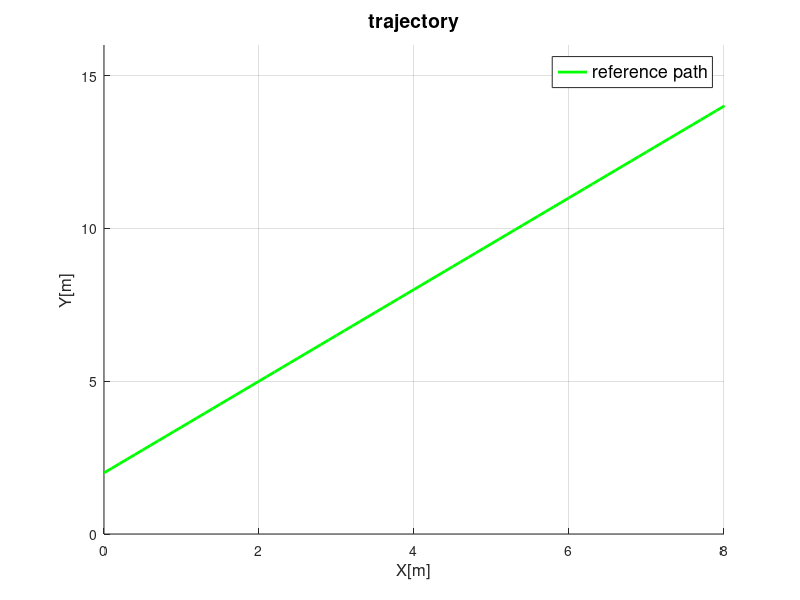

MATLAB code to generate this figure: (Note: this script raises an error after producing the figure.)
% close all; clear all; clc;
% R = 0.05;   % wheel radius [m]
% J1 = 0.095;%0.000625;  % nominal inertial of wheel [kgm^2]
% H = [0 J1/2 0 J1/2;
%      -J1/2 0 -J1/2 0;
%      0 J1/2 0 J1/2;
%      -J1/2 0 -J1/2 0];
% d = 1;%25; %[Nm] 
% B = [8*d 0 0; 0 8*d 0; 0 0 4*d/0.3];
% 
% p = 5;
% q = 3;
% lamda1 = 1.5;
% lamda2 = 1.5;
% lamda3 = 1.5;
% lamda = [lamda1 0 0; 0 lamda2 0; 0 0 lamda3];
% dt = 0.01;
% 
% cur_state.state = [0;0;0];
% cur_state.statedot = [0;0;0];
% cur_state.state2dot = [0;0;0];
% 
% des_state.state = [1;1;0];
% des_state.statedot = [0;0;0];
% des_state.prestatedot = [0;0;0];
% 
% err.state = [0;0;0];
% err.prestate = [0;0;0];
% 
% figure(1); hold on; grid on;
% % xlim([-0.5 10]); ylim([-160 160]);
% xlim([-5 5]); ylim([-5 5]);
% for i=0:dt:10
%     %des_state.state = [dt*i;dt*i;deg2rad(45)];
%     error = cur_state.state - des_state.state;
%     errdot = (err.state - err.prestate)/dt;
%     
%     Qr2dot = (des_state.statedot - des_state.prestatedot)/dt;
%     
%     temp_errdot_pq = [errdot(1)^(p/q);errdot(2)^(p/q);errdot(3)^(p/q)];
%     s = error + lamda*temp_errdot_pq;
%     
%     % important!!
% %     M_inv = [0.001 0 0;
% %             0 0.001 0;
% %             0 0 0.001];
%     M_inv = [0 0 0;
%             0 0 0;
%             0 0 0];    
%     if(errdot(1) ~= 0)
%         M_inv(1,1) = q/(p*lamda1)*errdot(1)^(1-(p/q));
%     end
%     if(errdot(2) ~= 0)
%         M_inv(2,2) = q/(p*lamda2)*errdot(2)^(1-(p/q));
%     end
%     if(errdot(3) ~= 0)
%         M_inv(3,3) = q/(p*lamda3)*errdot(3)^(1-(p/q));
%     end
%     
%     hpsi_inv_mat = hpsi_inv(cur_state.state(3));   
%     
%     u_eq = 4*J1/R * hpsi_inv_mat * (Qr2dot- M_inv*errdot);
%     u_r = -hpsi_inv_mat * B * sign(s);
% 
%     % final control input
%     ctr_in = u_eq + u_r;
%     
%     % ctr input to plant model
%     hpsi_mat = h_psi(cur_state.state(3));
%     cur_state.state2dot = R/(4*J1) * hpsi_mat * ctr_in;
%     
%     % data saving
%     cur_state.statedot = cur_state.statedot + dt*cur_state.state2dot;
%     cur_state.state = cur_state.state + dt*cur_state.statedot;
%     
%     % draw now
%     % trajectory
%     p_tr = plot(cur_state.state(1),cur_state.state(2),'ro');
%     txt = text(9,9,string(i));
%     drawnow;
%     delete(txt); 
%     delete(p_tr);   
%     
%     % ctr input
% %     plot(i, u_r(1),'ro');%,i, ctr_in(2),'o',i, ctr_in(3),'o',i, ctr_in(4),'o');
% %     txt = text(1,1,string(i));
% %     drawnow;
% %     %delete(p_ctr); 
% %     delete(txt);
% end
% 
% function mat = hpsi_inv(psi)
% psi = psi + pi/4;
% sqrt2 = sqrt(2);
% mat = 0.25 * [-sqrt2*sin(psi) sqrt2*cos(psi) 0.3;
%                 sqrt2*cos(psi) sqrt2*sin(psi) -0.3;
%                 -sqrt2*sin(psi) sqrt2*cos(psi) -0.3;
%                 sqrt2*cos(psi) sqrt2*sin(psi) 0.3];
% end
% 
% function mat = h_psi(psi)
% % returns psi 3x4 matrix
% psi = psi + pi/4;
% root2 = sqrt(2);
% 
% % third row should be 1/(a+b) which will be 1/(2*rou)
% mat = [-root2*sin(psi) root2*cos(psi) -root2*sin(psi) root2*cos(psi);
%         root2*cos(psi) root2*sin(psi) root2*cos(psi) root2*sin(psi);
%         10/3 -10/3 -10/3 10/3];
% end
% 
% function wheelVel= getwheelvel(psi, cur_state_dot)
% R = 0.05;   % wheel radius [m]
% hpsi_inv_mat = hpsi_inv(psi);
% 
% wheelVel = 4/R* hpsi_inv_mat * cur_state_dot;
% end

%% discrete conventional smc
%close all; 
clear all; clc; cla;
R = 0.05;   % wheel radius [m]
J1 = 0.095;%0.000625;  % nominal inertial of wheel [kgm^2]
H = [0 J1/2 0 J1/2;
     -J1/2 0 -J1/2 0;
     0 J1/2 0 J1/2;
     -J1/2 0 -J1/2 0];
d = 25; %[Nm] 
lamda1 = 8;
lamda2 = 8;
lamda3 = 8;
lamda = [lamda1 0 0; 0 lamda2 0; 0 0 lamda3];
N = diag([8*d;8*d;4*d/0.3]);
dt = 0.01;

% initialize
cur_state.state = [0;0;0];
cur_state.statedot = [0;0;0];
cur_state.state2dot = [0;0;0];

des_state.state = [8;5;0];
des_state.statedot = [0;0;0];
des_state.prestatedot = [0;0;0];

err.state = [0;0;0];
err.prestate = [0;0;0];

slope = 1.5;
radius = 4.5;

% data storage
result.time = 0;
result.state = [0;0;0];
result.statedot = [0;0;0];
result.stateddot = [0;0;0];
result.wheeldeg = [0;0;0;0];
result.wheelvel = [0;0;0;0];
result.svar = [0;0;0];

figure(1); hold on; grid on;
title('trajectory','fontsize',14,'fontweight','bold');
xlabel('X[m]','fontsize',12); ylabel('Y[m]','fontsize',12);
t = 0:0.1:10;
% plot(radius*sin(t), radius*cos(t),'g','LineWidth',2); % circle trajectory
plot(t, 2+t*slope,'g','LineWidth',2); % slope trajectory
legend('reference path', 'Location', 'Best','fontsize',13);

% xlim([-0.5 10]); ylim([-160 160]);  % control input u limit
% xlim([-10 10]); ylim([-10 10]); % trajectory limit
xlim([0 8]); ylim([0 16]); % slope trajectory limit
%xlim([-6 6]); ylim([-6 6]); % circle trajectory limit
cnt = 2;
%%
filename = 'slopeTrajectory.gif';
for i=dt:dt:6
    % ramp input,
%     des_state.state = [i;2+slope*i;0];
%     des_state.statedot = [1;slope;0];

    % circle input
    des_state.state = [radius*cos(i); radius*sin(i);0];
    des_state.statedot = [-radius*sin(i); radius*cos(i);0];
    
    % error calculation
    err.state = - cur_state.state + des_state.state;
    errdot = (err.state - err.prestate)/dt;
    
    % state ddot calculation
    Qr2dot = (des_state.statedot - des_state.prestatedot)/dt;
    
    % conventional sliding mode variable calculation
    s = errdot + lamda*err.state;    
    hpsi_inv_mat = hpsi_inv(cur_state.state(3));   

    % final control input
    ctr_in = hpsi_inv_mat*(4*J1/R*(Qr2dot+lamda*errdot)+N*sign(s));
    
    % ctr input to plant model
    hpsi_mat = h_psi(cur_state.state(3));
    cur_state.state2dot = R/(4*J1) * hpsi_mat * ctr_in;
    
    % wheel velocity calculation
    wheelVel= getwheelvel(cur_state.state(3), cur_state.statedot);
    
    % store data
    result.time(cnt) = i;
    result.state(:,cnt) = cur_state.state;
    result.statedot(:,cnt) = cur_state.statedot;
    result.stateddot(:,cnt) = cur_state.state2dot;
    result.wheeldeg(:,cnt) = result.wheeldeg(:,cnt-1)+wheelVel*dt;
    result.wheelvel(:,cnt) = wheelVel;
    result.svar(:,cnt-1) = s;
    result.errorDist(cnt-1) = sqrt(err.state(1)^2+err.state(2)^2);
    cnt = cnt+1;
    
    % data saving
    cur_state.statedot = cur_state.statedot + dt*cur_state.state2dot;
    cur_state.state = cur_state.state + dt*cur_state.statedot;

    % pre data saving
    des_state.prestatedot = des_state.statedot;
    err.prestate = err.state;
    
    % draw now
    % trajectory
%     p_tr = plot(cur_state.state(1),cur_state.state(2),'r.');
% %     txt = text(4,5,'t: '+string(i)+'(s)');  % circle
%     txt = text(1,14,'t: '+string(i)+'(s)');  % slope
%     p_tr.Annotation.LegendInformation.IconDisplayStyle = 'off';
%     drawnow;
%     delete(txt); 
    %delete(p_tr);   
    
    % error
%     plot(i, err.state(1),'r.');%,i, ctr_in(2),'o',i, ctr_in(3),'o',i, ctr_in(4),'o');
%     txt = text(1,1,string(i));
%     drawnow;
%     delete(txt);

    % ctr input
%     plot(i, ctr_in(1),'r.');%,i, ctr_in(2),'o',i, ctr_in(3),'o',i, ctr_in(4),'o');
%     txt = text(1,1,string(i));
%     drawnow;
%     delete(txt);
    
    % wheel velocity
%     plot(i, rad2deg(wheelVel(2)),'r.');%,i, ctr_in(2),'o',i, ctr_in(3),'o',i, ctr_in(4),'o');
%     txt = text(1,1,string(i));
%     drawnow;
%     delete(txt);

    % save as .gif
%     frame = getframe(1);
%     img = frame2im(frame);
%     [imind cm] = rgb2ind(img,256);
%     if i == dt
%         imwrite(imind,cm,filename,'gif','Loopcount',1,'DelayTime',1/18);
%     else
%         imwrite(imind,cm,filename,'gif','WriteMode','append','DelayTime',1/18);
%     end
%     delete(txt); 
end

%% result plot
figure(2);
plot(result.time, result.stateddot(1,:),'LineWidth',1.5); grid on; hold on;
plot(result.time, result.stateddot(2,:),'--','LineWidth',1.5); 
%ylim([-1.5 1.5]);
xlabel('time[sec]'); ylabel('acc[m/s^2]');
title('Acceleration of mobile robot','fontsize',14, 'fontweight','bold');
hold off;


% matrix dependent on mobile robot's yaw angle
function mat = hpsi_inv(psi)
psi = psi + pi/4;
sqrt2 = sqrt(2);
mat = 0.25 * [-sqrt2*sin(psi) sqrt2*cos(psi) 0.3;
                sqrt2*cos(psi) sqrt2*sin(psi) -0.3;
                -sqrt2*sin(psi) sqrt2*cos(psi) -0.3;
                sqrt2*cos(psi) sqrt2*sin(psi) 0.3];
end

% inverse matrix dependent on mobile robot's yaw angle
function mat = h_psi(psi)
% returns psi 3x4 matrix
psi = psi + pi/4;
sqrt2 = sqrt(2);

% third row should be 1/(a+b) which will be 1/(2*rou)
mat = [-sqrt2*sin(psi) sqrt2*cos(psi) -sqrt2*sin(psi) sqrt2*cos(psi);
        sqrt2*cos(psi) sqrt2*sin(psi) sqrt2*cos(psi) sqrt2*sin(psi);
        10/3 -10/3 -10/3 10/3];
end

% wheel velocity calculator (rad/sec), dependent on current mobile robot's
% state
function wheelVel= getwheelvel(psi, cur_state_dot)
R = 0.05;   % wheel radius [m]
hpsi_inv_mat = hpsi_inv(psi);

wheelVel = 4/R* hpsi_inv_mat * cur_state_dot;
end